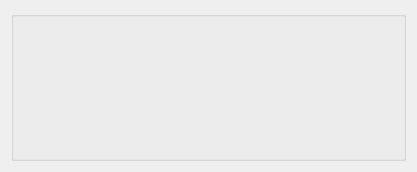
<?xml version="1.0" encoding="UTF-8"?>
<ui version="4.0">
 <class>GvvQTimeBudgetView</class>
 <widget class="QWidget" name="GvvQTimeBudgetView">
  <property name="geometry">
   <rect>
    <x>0</x>
    <y>0</y>
    <width>417</width>
    <height>172</height>
   </rect>
  </property>
  <property name="windowTitle">
   <string>Time Budget Monitoring</string>
  </property>
  <layout class="QHBoxLayout" name="horizontalLayout">
   <item>
    <widget class="QGroupBox" name="_frameTimeViewGroupBox">
     <property name="title">
      <string/>
     </property>
    </widget>
   </item>
  </layout>
 </widget>
 <resources/>
 <connections/>
</ui>
